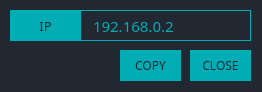
<?xml version="1.0" encoding="UTF-8"?>
<ui version="4.0">
 <class>IPDialog</class>
 <widget class="QDialog" name="IPDialog">
  <property name="geometry">
   <rect>
    <x>0</x>
    <y>0</y>
    <width>262</width>
    <height>92</height>
   </rect>
  </property>
  <property name="windowTitle">
   <string>Dialog</string>
  </property>
  <property name="styleSheet">
   <string notr="true">background-color: rgb(34, 40, 49);
</string>
  </property>
  <widget class="QPushButton" name="bn_ok">
   <property name="geometry">
    <rect>
     <x>190</x>
     <y>50</y>
     <width>61</width>
     <height>31</height>
    </rect>
   </property>
   <property name="font">
    <font>
     <family>Bahnschrift Light</family>
     <weight>50</weight>
     <bold>false</bold>
    </font>
   </property>
   <property name="styleSheet">
    <string notr="true">QPushButton {
color: #222831;
background-color:#00ADB5;
border:transparent;
}
QPushButton:hover{
	
	background-color: rgb(0, 205, 212);
}
QPushButton:pressed{
	
	background-color: rgb(247, 247, 247);
}

</string>
   </property>
   <property name="text">
    <string>CLOSE</string>
   </property>
  </widget>
  <widget class="QLabel" name="label">
   <property name="geometry">
    <rect>
     <x>10</x>
     <y>10</y>
     <width>71</width>
     <height>31</height>
    </rect>
   </property>
   <property name="font">
    <font>
     <family>Bahnschrift Light</family>
     <pointsize>10</pointsize>
     <weight>50</weight>
     <bold>false</bold>
    </font>
   </property>
   <property name="styleSheet">
    <string notr="true">color: #222831;
background-color:#00ADB5;
border:transparent;</string>
   </property>
   <property name="text">
    <string>IP</string>
   </property>
   <property name="alignment">
    <set>Qt::AlignCenter</set>
   </property>
  </widget>
  <widget class="QLineEdit" name="le_ip">
   <property name="geometry">
    <rect>
     <x>80</x>
     <y>10</y>
     <width>171</width>
     <height>31</height>
    </rect>
   </property>
   <property name="font">
    <font>
     <family>Bahnschrift Light</family>
     <pointsize>11</pointsize>
     <weight>50</weight>
     <bold>false</bold>
    </font>
   </property>
   <property name="styleSheet">
    <string notr="true">QLineEdit{
	color: #00ADB5;
	background-color:#222831;
	border:1px solid #00ADB5;
	padding: 0px 0px 0px 10px;
}
</string>
   </property>
   <property name="text">
    <string>192.168.0.2</string>
   </property>
   <property name="alignment">
    <set>Qt::AlignLeading|Qt::AlignLeft|Qt::AlignVCenter</set>
   </property>
   <property name="readOnly">
    <bool>true</bool>
   </property>
  </widget>
  <widget class="QPushButton" name="bn_copy">
   <property name="geometry">
    <rect>
     <x>120</x>
     <y>50</y>
     <width>61</width>
     <height>31</height>
    </rect>
   </property>
   <property name="font">
    <font>
     <family>Bahnschrift Light</family>
     <weight>50</weight>
     <bold>false</bold>
    </font>
   </property>
   <property name="styleSheet">
    <string notr="true">QPushButton {
color: #222831;
background-color:#00ADB5;
border:transparent;
}

QPushButton:hover{
	
	background-color: rgb(0, 205, 212);
}
QPushButton:pressed{
	
	background-color: rgb(247, 247, 247);
}

</string>
   </property>
   <property name="text">
    <string>COPY</string>
   </property>
  </widget>
 </widget>
 <resources/>
 <connections/>
</ui>
